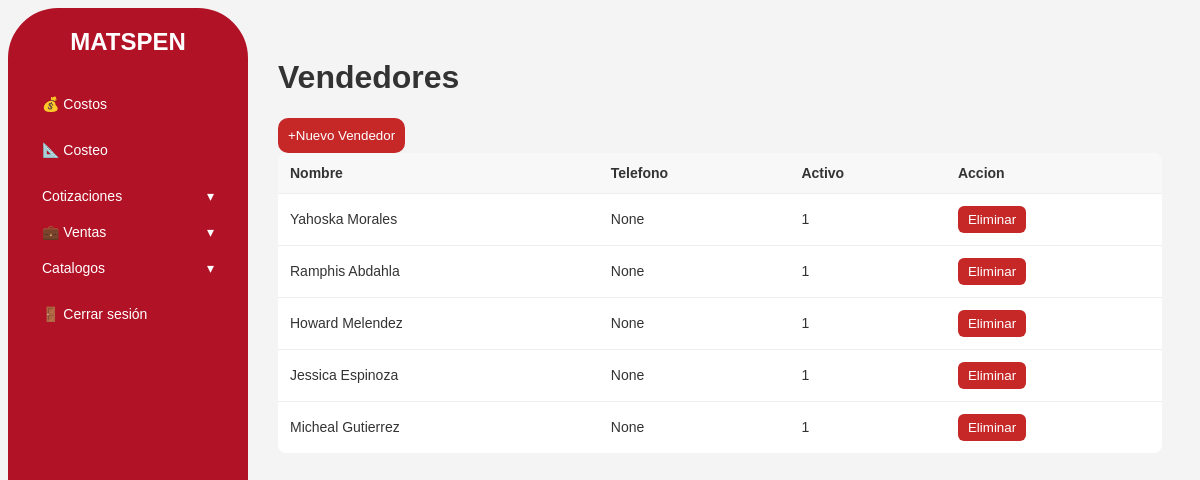
The page /vendedores (signed in) on the database its author committed.
### tables this page shows
CREATE TABLE vendedores ( id INTEGER PRIMARY KEY AUTOINCREMENT, nombre TEXT NOT NULL UNIQUE, activo INTEGER DEFAULT 1, telefono NUMERIC);

### app.py (the view)
@app.route('/vendedores')
def vendedores():
    if "user_id" not in session:
        return redirect(url_for('login'))
    conn =get_db_connection()
    vendedores = conn.execute("SELECT * FROM vendedores ORDER BY id DESC").fetchall()
    conn.close()
    return render_template('vendedores.html',vendedores=vendedores)

### database.py (called while the page is built)
def get_db_connection():
    conn = sqlite3.connect(DB_PATH)
    conn.row_factory = sqlite3.Row
    return conn

### templates/vendedores.html (shortened to what this page needs)
{% extends "base.html" %}
{% block content%}
<h1>Vendedores</h1>
<button onclick="abrirModal()" class="agregarnuevo">+Nuevo Vendedor</button>
<table broder="1" cellpadding="10" cellpadding="0" width = "100%">
    <thead>
        <tr>
            <th>Nombre</th>
            <th>Telefono</th>
            <th>Activo</th>
            <th>Accion</th>
        </tr>
    </thead>
    <tbody>
        {% for v in vendedores %}
        <tr>
            <td>{{ v.nombre }}</td>
            <td> {{ v.telefono }}</td>
            <td> {{ v.activo }}</td>
            <td>
                <form method="POST" action="/vendedores/{{ v['id'] }}/eliminar"
                onsubmit="return confirm('Seguro quieres eliminar?');">
                <button type="submit"
                        style="padding:6px 10px; border:none; border-radius:6px;
                                background:#c62828; color:white; cursor:pointer;">
                    Eliminar
                </button>
            </form>
            </td>
        </tr>
        {% endfor %}
    </tbody>
</table>
{% endblock%}

### templates/base.html (style rules this page uses)
:root { --color-primario: #b11226; --color-secundario: #ffffff; --color-gris: #f4f4f4; --color-texto: #333; --radio: 8px; }
* { box-sizing: border-box; font-family: Arial, Helvetica, sans-serif; }
body { margin: 10; background: var(--color-gris); color: var(--color-texto); }
h1 { margin-top: 10; }
table { width: 100%; border-collapse: collapse; background: white; border-radius: var(--radio); overflow: hidden; }
th, td { padding: 12px; border-bottom: 1px solid #eee; font-size: 14px; text-align: left; }
th { background: #f8f8f8; font-weight: bold; }
tr:last-child td { border-bottom: none; }

### templates/vendedores.html (style rules this page uses)
.agregarnuevo { background: #c62828; color:#fff; border: none; position: center; border-radius: 10px; padding:10px; cursor: pointer; }

### rows shown on the page
vendedores: nombre "Yahoska Morales", telefono "None", activo "1"
vendedores: nombre "Ramphis Abdahla", telefono "None", activo "1"
vendedores: nombre "Howard Melendez", telefono "None", activo "1"
vendedores: nombre "Jessica Espinoza", telefono "None", activo "1"
vendedores: nombre "Micheal Gutierrez", telefono "None", activo "1"
